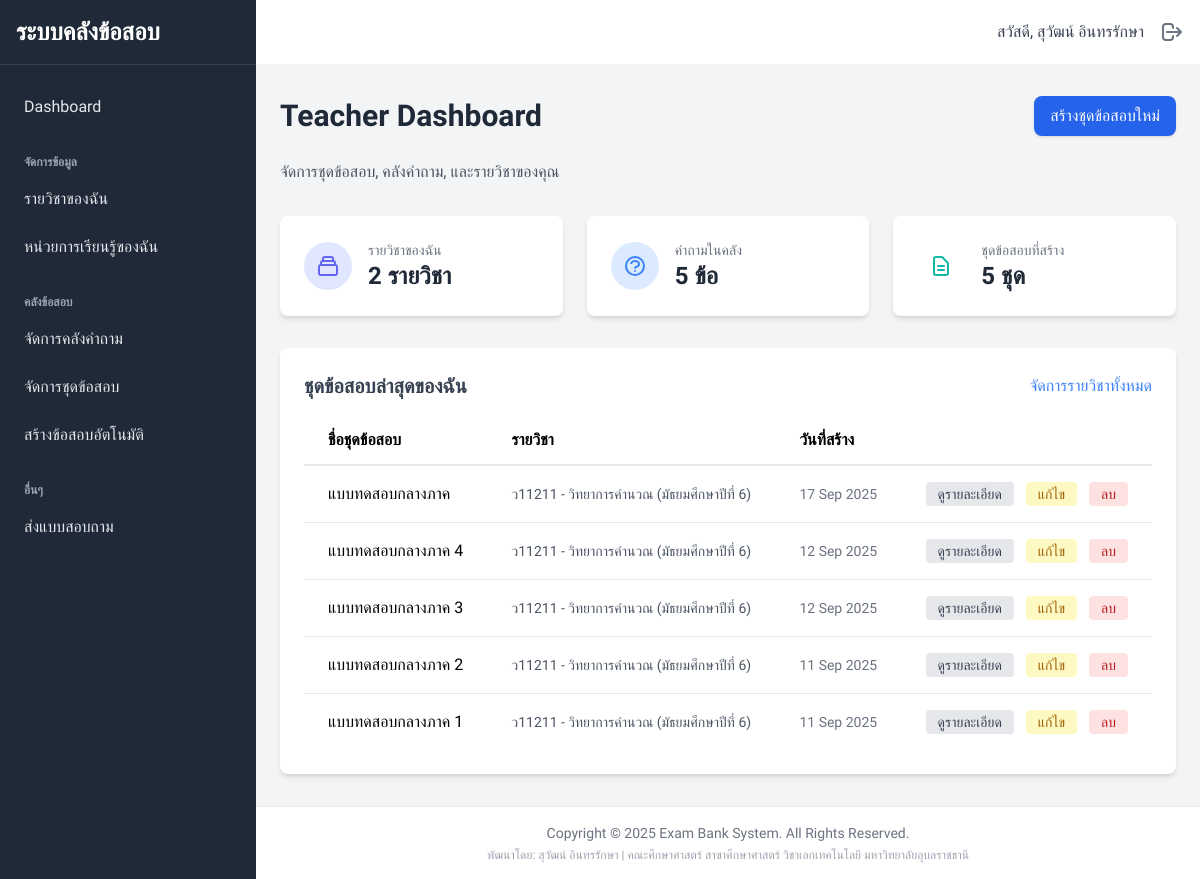
The page /teacher/dashboard/ (signed in) on the database its author committed.
### accounts/models.py (models this page shows)
class CustomUser(AbstractUser):
    class Role(models.TextChoices):
        ADMIN = 'ADMIN', 'Admin'
        TEACHER = 'TEACHER', 'Teacher'
    role = models.CharField(max_length=50, choices=Role.choices, default=Role.TEACHER)
    is_approved = models.BooleanField(default=False, help_text="Designates whether the teacher is approved by an admin.")

### exam_management/models.py (models this page shows, shortened)
class Exam(models.Model):
    exam_name = models.CharField(max_length=255)
    course = models.ForeignKey(Course, on_delete=models.CASCADE, verbose_name="รายวิชา")
    created_by = models.ForeignKey(CustomUser, on_delete=models.CASCADE)
    created_at = models.DateTimeField(auto_now_add=True)
    questions = models.ManyToManyField(Question, related_name='exams')

### core/models.py (models this page shows, shortened)
class Course(models.Model):
    course_code = models.CharField(max_length=20, verbose_name="รหัสวิชา")
    subject_template = models.ForeignKey(SubjectTemplate, on_delete=models.CASCADE, related_name='courses', verbose_name="รายวิชา (จากแม่แบบ)")
    grade_level = models.ForeignKey(GradeLevel, on_delete=models.CASCADE, related_name='courses', verbose_name="ระดับชั้น")
    teacher = models.ForeignKey(CustomUser, on_delete=models.CASCADE, related_name='courses', verbose_name="ครูผู้สอน")
    class Meta:
        unique_together = ('course_code', 'teacher')
        verbose_name = "รายวิชาของครู"
        verbose_name_plural = "รายวิชาของครู"
        ordering = ['teacher', 'course_code']
    def __str__(self):
        return f"{self.course_code} - {self.subject_template.subject_name} ({self.grade_level.grade_name})"

class SubjectTemplate(models.Model):
    subject_name = models.CharField(max_length=255, verbose_name="ชื่อรายวิชา (แม่แบบ)")
    learning_area = models.ForeignKey(LearningArea, on_delete=models.CASCADE, related_name='subject_templates', verbose_name="กลุ่มสาระการเรียนรู้")
    class Meta:
        unique_together = ('subject_name', 'learning_area')
        verbose_name = "แม่แบบรายวิชา"
        verbose_name_plural = "แม่แบบรายวิชา"
        ordering = ['learning_area', 'subject_name']

class GradeLevel(models.Model):
    grade_name = models.CharField(max_length=100, unique=True, verbose_name="ชื่อระดับชั้น")
    class Meta:
        verbose_name = "ระดับชั้น"
        verbose_name_plural = "ระดับชั้น"
        ordering = ['id']

### exam_management/views.py (the view)
    def wrap(request, *args, **kwargs):
        if request.user.is_authenticated and request.user.role == 'TEACHER' and request.user.is_approved:
            return function(request, *args, **kwargs)
        else:
            messages.error(request, 'คุณต้องเข้าสู่ระบบในฐานะครูที่ได้รับอนุมัติเพื่อเข้าถึงหน้านี้')
            return redirect('accounts:login')

### exam_management/views.py (called while the page is built)
def teacher_required(function):
    def wrap(request, *args, **kwargs):
        if request.user.is_authenticated and request.user.role == 'TEACHER' and request.user.is_approved:
            return function(request, *args, **kwargs)
        else:
            messages.error(request, 'คุณต้องเข้าสู่ระบบในฐานะครูที่ได้รับอนุมัติเพื่อเข้าถึงหน้านี้')
            return redirect('accounts:login')
    return wrap

@teacher_required
def teacher_dashboard(request):
    exams = Exam.objects.filter(created_by=request.user).order_by('-created_at')
    question_count = Question.objects.filter(created_by=request.user).count()
    course_count = Course.objects.filter(teacher=request.user).count()
    context = {
        'exams': exams,
        'question_count': question_count,
        'course_count': course_count,
    }
    return render(request, 'teacher/dashboard.html', context)

### templates/teacher/dashboard.html (shortened to what this page needs)
{% extends "base.html" %}
{% block content %}
<div class="flex flex-wrap gap-4 justify-between items-center mb-6">
    <h1 class="text-3xl font-bold text-gray-800">Teacher Dashboard</h1>
    <a href="{% url 'create_exam_auto' %}" class="px-4 py-2 bg-blue-600 text-white rounded-lg hover:bg-blue-700 shadow">สร้างชุดข้อสอบใหม่</a>
</div>
<p class="mt-2 text-gray-600">จัดการชุดข้อสอบ, คลังคำถาม, และรายวิชาของคุณ</p>
<div class="grid grid-cols-1 sm:grid-cols-2 lg:grid-cols-3 gap-6 mt-8">
    <div class="bg-white p-6 rounded-lg shadow-md flex items-center space-x-4">
        <div class="bg-indigo-100 p-3 rounded-full">
        </div>
        <div>
            <p class="text-gray-500 text-sm font-medium">รายวิชาของฉัน</p>
            <p class="text-2xl font-bold text-gray-800">{{ course_count }} รายวิชา</p>
        </div>
    </div>
    <div class="bg-white p-6 rounded-lg shadow-md flex items-center space-x-4">
        <div class="bg-blue-100 p-3 rounded-full">
        </div>
        <div>
            <p class="text-gray-500 text-sm font-medium">คำถามในคลัง</p>
            <p class="text-2xl font-bold text-gray-800">{{ question_count }} ข้อ</p>
        </div>
    </div>
    <div class="bg-white p-6 rounded-lg shadow-md flex items-center space-x-4">
        <div class="bg-teal-100 p-3 rounded-full">
        </div>
        <div>
            <p class="text-gray-500 text-sm font-medium">ชุดข้อสอบที่สร้าง</p>
            <p class="text-2xl font-bold text-gray-800">{{ exams.count }} ชุด</p>
        </div>
    </div>
</div>
<div class="mt-8 bg-white p-6 rounded-lg shadow-md">
    <div class="flex justify-between items-center mb-4">
        <h2 class="text-xl font-semibold text-gray-700">ชุดข้อสอบล่าสุดของฉัน</h2>
        <a href="{% url 'course_list' %}" class="text-blue-500 hover:underline">จัดการรายวิชาทั้งหมด</a>
    </div>
    <div class="overflow-x-auto">
        <table class="min-w-full">
            <thead>
                <tr>
                    <th class="px-6 py-3 border-b-2 text-left">ชื่อชุดข้อสอบ</th>
                    <th class="px-6 py-3 border-b-2 text-left">รายวิชา</th>
                    <th class="px-6 py-3 border-b-2 text-left">วันที่สร้าง</th>
                    <th class="px-6 py-3 border-b-2"></th>
                </tr>
            </thead>
            <tbody class="bg-white divide-y divide-gray-200">
                {% for exam in exams %}
                <tr>
                    <td class="px-6 py-4 font-medium">{{ exam.exam_name }}</td>
                    <td class="px-6 py-4 text-sm text-gray-600">{{ exam.course }}</td>
                    <td class="px-6 py-4 text-sm text-gray-500">{{ exam.created_at|date:"d M Y" }}</td>
                    <td class="px-6 py-4 text-right space-x-2 whitespace-nowrap">
                        <a href="{% url 'exam_detail' exam.pk %}" class="px-3 py-1 bg-gray-200 text-gray-700 text-sm rounded hover:bg-gray-300">ดูรายละเอียด</a>
                        <a href="{% url 'exam_update' exam.pk %}" class="px-3 py-1 bg-yellow-100 text-yellow-700 text-sm rounded hover:bg-yellow-200">แก้ไข</a>
                        <a href="{% url 'exam_delete' exam.pk %}" class="px-3 py-1 bg-red-100 text-red-700 text-sm rounded hover:bg-red-200">ลบ</a>
                    </td>
                </tr>
                {% empty %}
                <tr>
                    <td colspan="4" class="text-center py-6 text-gray-500">
                        คุณยังไม่ได้สร้างชุดข้อสอบ
                    </td>
                </tr>
                {% endfor %}
            </tbody>
        </table>
    </div>
</div>
{% endblock %}

### templates/partials/_navbar.html
<header class="bg-white shadow-md w-full">
    <div class="flex items-center justify-end p-4 h-16">
        <div class="flex items-center">
            <span class="mr-4 text-gray-700">สวัสดี, {{ user.get_full_name|default:user.username }}</span>
            <a href="{% url 'accounts:logout' %}" title="ออกจากระบบ" class="text-gray-500 hover:text-red-500">
                <svg xmlns="http://www.w3.org/2000/svg" class="h-6 w-6" fill="none" viewBox="0 0 24 24" stroke="currentColor" stroke-width="2">
                    <path stroke-linecap="round" stroke-linejoin="round" d="M17 16l4-4m0 0l-4-4m4 4H7m6 4v1a3 3 0 01-3 3H6a3 3 0 01-3-3V7a3 3 0 013-3h4a3 3 0 013 3v1" />
                </svg>
            </a>
        </div>
    </div>
</header>

### rows shown on the page
CustomUser: get_full_name "สุวัฒน์ อินทรรักษา"
Exam: exam_name "แบบทดสอบกลางภาค", course "ว11211 - วิทยาการคำนวณ (มัธยมศึกษาปีที่ 6)", created_at "17 Sep 2025"
Exam: exam_name "แบบทดสอบกลางภาค 4", course "ว11211 - วิทยาการคำนวณ (มัธยมศึกษาปีที่ 6)", created_at "12 Sep 2025"
Exam: exam_name "แบบทดสอบกลางภาค 3", course "ว11211 - วิทยาการคำนวณ (มัธยมศึกษาปีที่ 6)", created_at "12 Sep 2025"
Exam: exam_name "แบบทดสอบกลางภาค 2", course "ว11211 - วิทยาการคำนวณ (มัธยมศึกษาปีที่ 6)", created_at "11 Sep 2025"
Exam: exam_name "แบบทดสอบกลางภาค 1", course "ว11211 - วิทยาการคำนวณ (มัธยมศึกษาปีที่ 6)", created_at "11 Sep 2025"

### other values the page prints
{{ course_count }} "2"
{{ question_count }} "5"
{{ exams.count }} "5"
